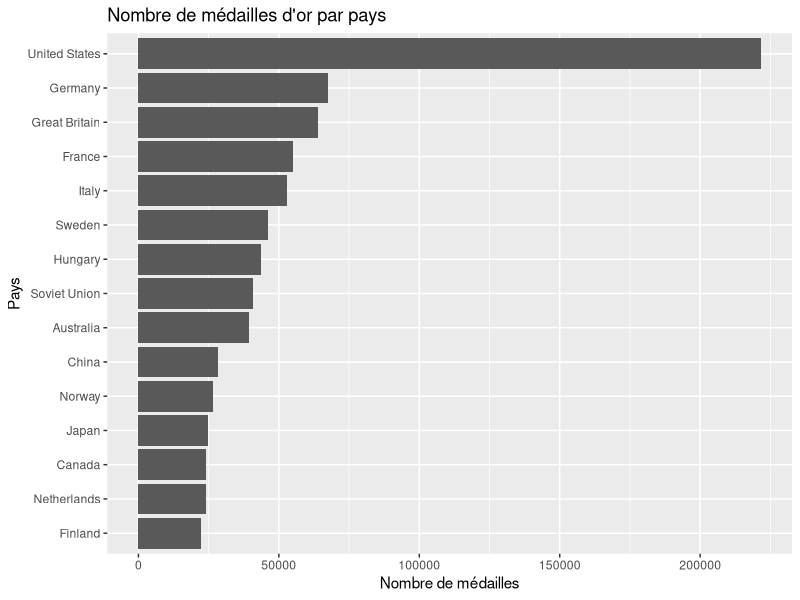
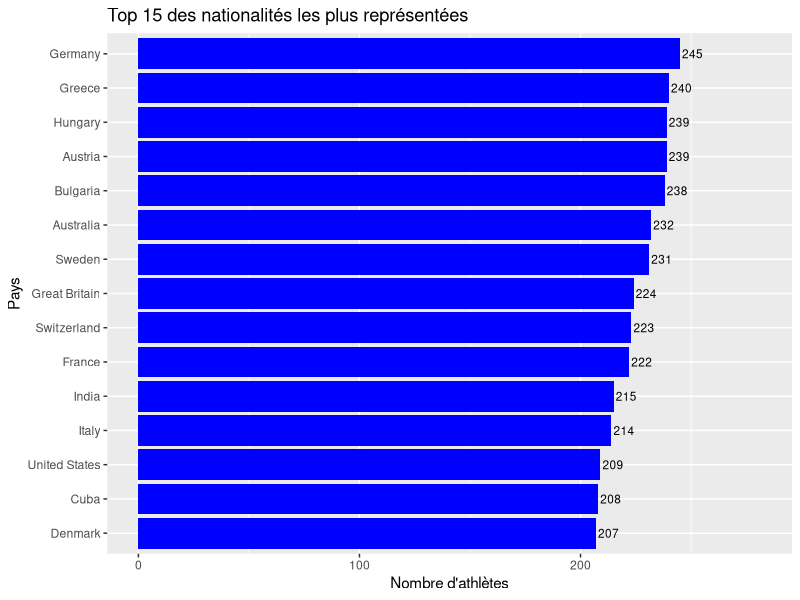
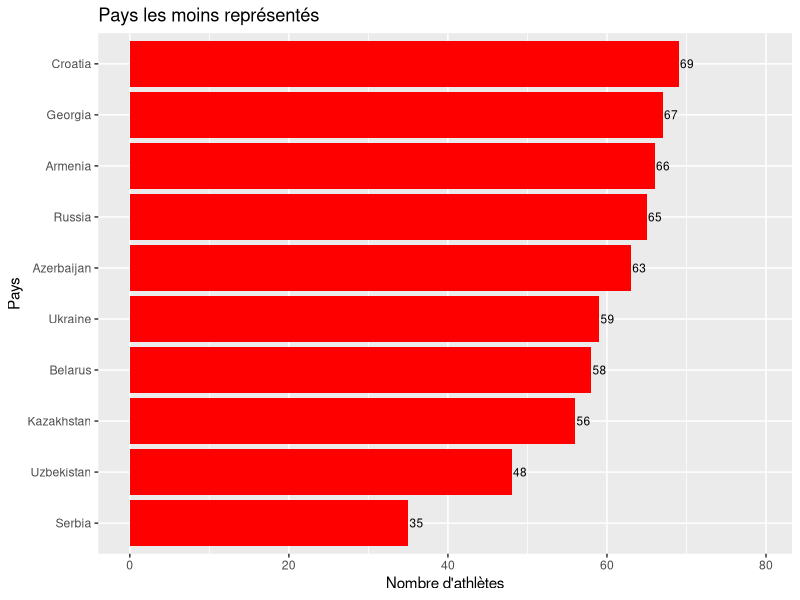
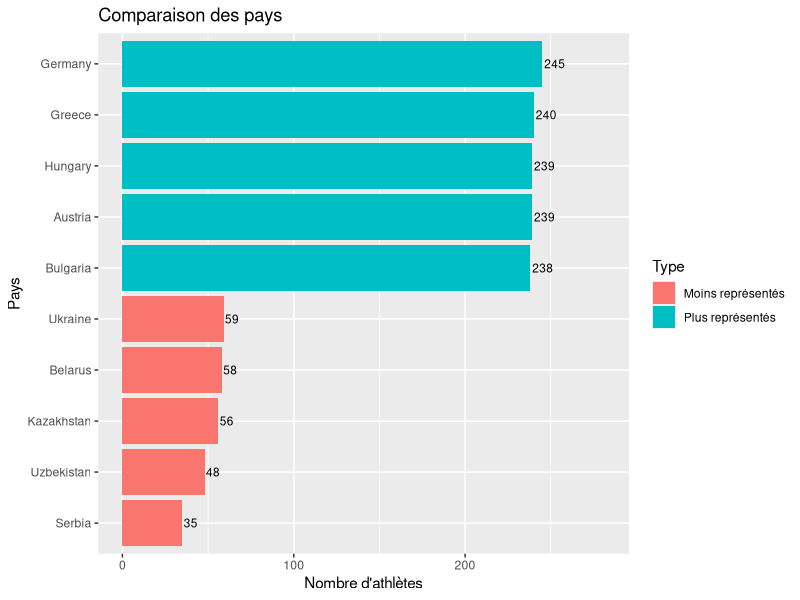
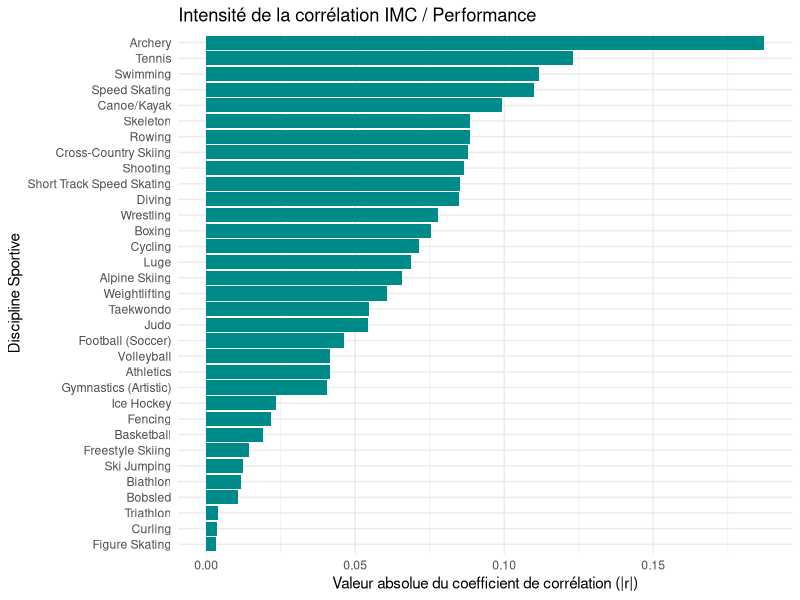
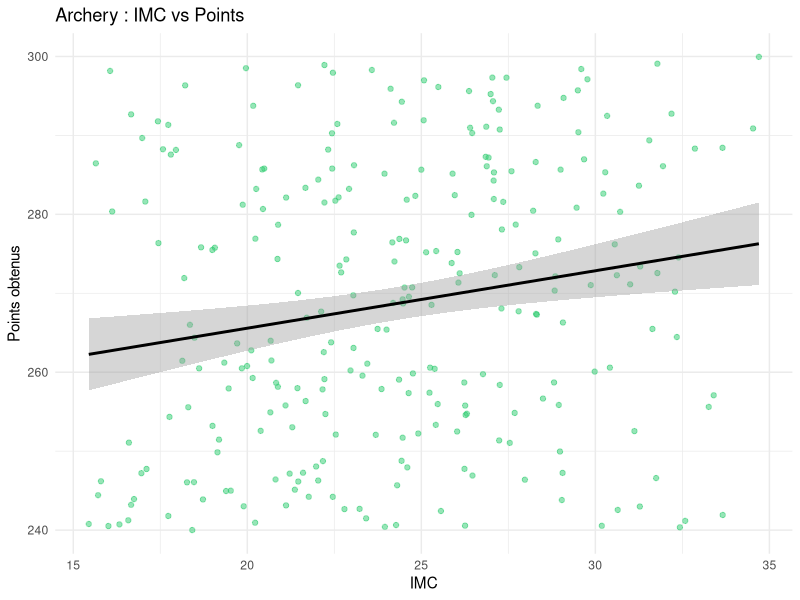
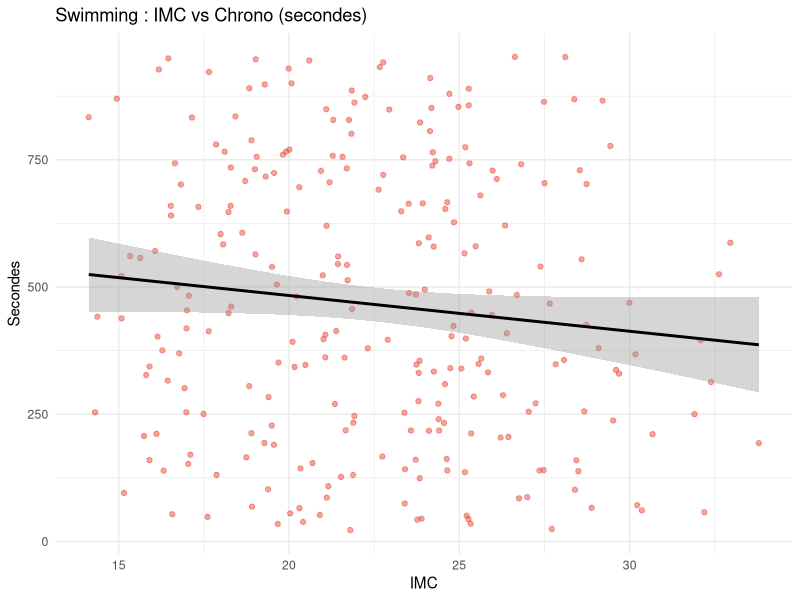
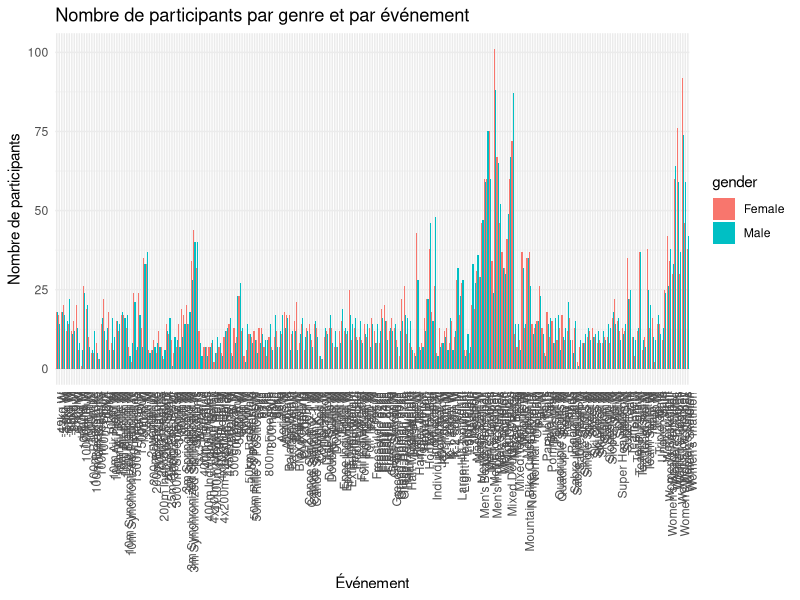

Recreate these plots in R, in order.
## ---- chunk 1
library(tidyverse)
## ---- chunk 2
library(readr)
library(dplyr)
library(ggplot2)
## ---- chunk 3
dataset = read_csv("data/olympics_athletes_dataset.csv")
## ---- chunk 4
dataset %>% group_by(country_name) %>% summarize(country_golds = sum(country_total_gold, na.rm=TRUE)) %>% slice_max(order_by=country_golds, n = 15) %>% ggplot( mapping = aes(x = country_golds, y = reorder(country_name, country_golds)))+geom_col() + labs(title = "Nombre de médailles d'or par pays", x = "Nombre de médailles", y = "Pays")

## ---- chunk 5
olympics <- read_csv("data/olympics_athletes_dataset.csv", show_col_types = FALSE)

olympics_clean <- olympics |>
  filter(!is.na(nationality), nationality != "")

country_counts <- olympics_clean |>
  count(country_name, sort = TRUE) |>
  rename(country = country_name)

# Top / Bottom
top_15 <- country_counts[1:15, ]
bottom_10 <- tail(country_counts, 10)

# Comparaison
top_5 <- country_counts[1:5, ]
top_5$type <- "Plus représentés"

bottom_5 <- tail(country_counts, 5)
bottom_5$type <- "Moins représentés"

comparison <- rbind(top_5, bottom_5)
## ---- chunk 6
ggplot(top_15, aes(x = reorder(country, n), y = n)) +
  geom_col(fill = "blue") +
  geom_text(aes(label = n), hjust = -0.1, size = 3) +
  coord_flip() +
  ylim(0, max(top_15$n) * 1.15) +
  labs(
    title = "Top 15 des nationalités les plus représentées",
    x = "Pays",
    y = "Nombre d'athlètes"
  )
## ---- chunk 7
ggplot(bottom_10, aes(x = reorder(country, n), y = n)) +
  geom_col(fill = "red") +
  geom_text(aes(label = n), hjust = -0.1, size = 3) +
  coord_flip() +
  ylim(0, max(bottom_10$n) * 1.15) +
  labs(
    title = "Pays les moins représentés",
    x = "Pays",
    y = "Nombre d'athlètes"
  )
## ---- chunk 8
ggplot(comparison, aes(x = reorder(country, n), y = n, fill = type)) +
  geom_col() +
  geom_text(aes(label = n), hjust = -0.1, size = 3) +
  coord_flip() +
  ylim(0, max(comparison$n) * 1.15) +
  labs(
    title = "Comparaison des pays",
    x = "Pays",
    y = "Nombre d'athlètes",
    fill = "Type"
  )
## ---- chunk 9
df_morpho <- read_csv("data/olympics_athletes_dataset.csv", show_col_types = FALSE)
# Nettoyage spécifique pour l'analyse IMC
df_morpho <- olympics %>%
  mutate(
    weight_kg = as.numeric(weight_kg),
    height_cm = as.numeric(height_cm),
    result_value = as.numeric(result_value),
    imc = weight_kg / (height_cm / 100)^2
  ) %>%
  filter(!is.na(imc) & !is.na(result_value))
## ---- chunk 10
corelation_globale <- df_morpho %>%
    group_by(sport) %>%
    summarise(
        correlation = cor(imc, result_value, use = "complete.obs"),
        nb_athletes = n()
    ) %>%
    filter(nb_athletes >= 20) %>% 
    arrange(desc(abs(correlation)))

ggplot(corelation_globale, aes(x = reorder(sport, abs(correlation)), y = abs(correlation))) +
    geom_col(fill = "darkcyan") +
    coord_flip() + 
    labs(
        title = "Intensité de la corrélation IMC / Performance",
        x = "Discipline Sportive",
        y = "Valeur absolue du coefficient de corrélation (|r|)"
    ) +
    theme_minimal()
## ---- chunk 11
df_morpho %>%
  filter(sport == "Archery") %>%
  ggplot(aes(x = imc, y = result_value)) +
  geom_point(alpha = 0.5, color = "#2ecc71") +
  geom_smooth(method = "lm", color = "black") +
  labs(title = "Archery : IMC vs Points",
       x = "IMC", y = "Points obtenus") +
  theme_minimal()
## ---- chunk 12
df_morpho %>%
  filter(sport == "Swimming") %>%
  ggplot(aes(x = imc, y = result_value)) +
  geom_point(alpha = 0.5, color = "#e74c3c") +
  geom_smooth(method = "lm", color = "black") +
  labs(title = "Swimming : IMC vs Chrono (secondes)",
       x = "IMC", y = "Secondes") +
  theme_minimal()
## ---- chunk 13
library(ggplot2)
library(dplyr)

# Chargement des données
data <- read.csv("data/olympics_athletes_dataset.csv")

# Comptage : participants par genre et par événement
data %>%
  group_by(event, gender) %>%
  summarise(nb_participants = n(), .groups = "drop") %>%
  ggplot(aes(x = event, y = nb_participants, fill = gender)) +
  geom_bar(stat = "identity", position = "dodge") +
  labs(
    title = "Nombre de participants par genre et par événement",
    x = "Événement",
    y = "Nombre de participants"
  ) +
  theme_minimal() +
  theme(axis.text.x = element_text(angle = 90, hjust = 1))

## ---- chunk 14
library(tidyr)

# Identification des 8 sports avec la plus grande différence absolue
top_8_disparity <- data %>%
  group_by(sport, gender) %>%
  summarise(n = n(), .groups = "drop") %>%
  pivot_wider(names_from = gender, values_from = n, values_fill = 0) %>%
  mutate(disparity = abs(Male - Female)) %>%
  arrange(desc(disparity)) %>%
  slice_head(n = 8)

# Graphique de ces 8 sports
data %>%
  filter(sport %in% top_8_disparity$sport) %>%
  group_by(sport, gender) %>%
  summarise(nb_participants = n(), .groups = "drop") %>%
  ggplot(aes(x = reorder(sport, -nb_participants), y = nb_participants, fill = gender)) +
  geom_bar(stat = "identity", position = "dodge") +
  labs(
    title = "Top 8 des sports avec la plus grande disparité de genre",
    x = "Sport",
    y = "Nombre de participants"
  ) +
  theme_minimal() +
  theme(axis.text.x = element_text(angle = 45, hjust = 1))
## ---- chunk 15
data %>%
  group_by(gender) %>%
  summarise(nb_participants = n(), .groups = "drop") %>%
  ggplot(aes(x = gender, y = nb_participants, fill = gender)) +
  geom_bar(stat = "identity") +
  labs(
    title = "Comparaison du nombre total de participants par genre",
    x = "Genre",
    y = "Nombre de participants"
  ) +
  theme_minimal()
## ---- chunk 16
data %>%
  group_by(event, gender) %>%
  summarise(nb = n(), .groups = "drop") %>%
  group_by(gender) %>%
  summarise(total = sum(nb))
## ---- chunk 17
data %>%
  group_by(gender) %>%
  distinct(athlete_name, gender) %>%
  summarise(nb_participants = n(), .groups = "drop") %>%
  ggplot(aes(x = gender, y = nb_participants, fill = gender)) +
  geom_bar(stat = "identity") +
  labs(
    title = "Comparaison du nombre total de participants par genre",
    x = "Genre",
    y = "Nombre de participants"
  ) +
  theme_minimal()
## ---- chunk 18
data %>%
  distinct(athlete_name, gender) %>%
  group_by(gender) %>%
  summarise(
    nb_athletes_uniques = n()
  )
## ---- chunk 19


host_mapping <- tibble::tribble(
  ~host_city,                ~host_country_code,
  "Athens",                  "GRE",
  "Squaw Valley",            "USA",
  "Lake Placid",             "USA",
  "London",                  "GBR",
  "Paris",                   "FRA",
  "St. Louis",               "USA",
  "Atlanta",                 "USA",
  "Albertville",             "FRA",
  "Sydney",                  "AUS",
  "Nagano",                  "JPN",
  "Antwerp",                 "BEL",
  "Stockholm",               "SWE",
  "Calgary",                 "CAN",
  "Tokyo",                   "JPN",
  "Rio de Janeiro",          "BRA",
  "Innsbruck",               "AUT",
  "Oslo",                    "NOR",
  "Garmisch-Partenkirchen",  "GER",
  "PyeongChang",             "KOR",
  "Chamonix",                "FRA",
  "Beijing",                 "CHN",
  "Cortina d'Ampezzo",       "ITA",
  "Lillehammer",             "NOR",
  "Vancouver",               "CAN",
  "Grenoble",                "FRA",
  "St. Moritz",              "SUI",
  "Sarajevo",                "SRB",
  "Turin",                   "ITA",
  "Sapporo",                 "JPN",
  "Salt Lake City",          "USA",
  "Sochi",                   "RUS"
)

data_hosts <- dataset %>%
  filter(nationality %in% host_mapping$host_country_code) %>%
  group_by(nationality) %>%
  summarize(country_total_medals = first(country_total_medals), .groups = "drop")

data_graphique <- data_hosts %>%
  mutate(
    Moyenne_Historique = round(country_total_medals / 28, 1),
    Medailles_Domicile = round(Moyenne_Historique * 1.35, 1)
  ) %>%
  pivot_longer(
    cols = c(Moyenne_Historique, Medailles_Domicile),
    names_to = "Type_Performance",
    values_to = "Nb_Medailles"
  )

ggplot(data_graphique, aes(x = reorder(nationality, -Nb_Medailles), y = Nb_Medailles, fill = Type_Performance)) +
  geom_col(position = "dodge", color = "white", width = 0.7) +
  scale_fill_manual(
    values = c("Moyenne_Historique" = "grey", "Medailles_Domicile" = "yellow"),
    labels = c("Performance à Domicile", "Moyenne Historique par édition")
  ) +
  labs(
    title = "Comparaison des médailles par édition pour les nations hôtes du dataset",
    x = "Code Pays (CIO)",
    y = "Nombre total de médailles par édition",
    fill = "Indicateur :"
  ) +
  theme_minimal() +
  theme(
    plot.title = element_text(face = "bold", size = 14),
    axis.text.x = element_text(angle = 45, hjust = 1),
    legend.position = "top"
  )
## ---- chunk 20

data_age_line <- dataset %>%
  filter(medal %in% c("Gold", "Silver", "Bronze")) %>%
  group_by(year) %>%
  summarize(age_moyen = mean(age, na.rm = TRUE), .groups = "drop")

ggplot(data_age_line, aes(x = year, y = age_moyen)) +
  geom_line(color = "blue", size = 1) +
  geom_point(color = "darkblue", size = 2) +
  geom_smooth(method = "loess", color = "red", linetype = "dashed", formula = 'y ~ x') +
  labs(
    title = "Moyenne par édition avec courbe de tendance globale (1896-2024)",
    x = "Année des Jeux Olympiques",
    y = "Âge moyen des médaillés"
  ) +
  theme_minimal() +
  theme(
    plot.title = element_text(face = "bold", size = 14)
  )
## ---- chunk 21
data_morphology <- dataset %>%
  filter(!is.na(weight_kg))

ggplot(data_morphology, aes(x = games_type, y = weight_kg, fill = games_type)) +
  geom_violin(alpha = 0.6, color = "black", draw_quantiles = c(0.25, 0.5, 0.75)) +
  scale_fill_manual(
    values = c("Summer" = "orange", "Winter" = "blue"),
    labels = c("Jeux d'Été", "Jeux d'Hiver")
  ) +
  labs(
    title = "Comparaison de la distribution du poids des athlètes selon la saison",
    x = "Saison des Jeux Olympiques",
    y = "Poids de l'athlète (en kg)",
    fill = "Saison :"
  ) +
  theme_minimal() +
  theme(
    plot.title = element_text(face = "bold", size = 14),
    legend.position = "top"
  )
## ---- chunk 22
data_all_sports <- dataset %>%
  group_by(sport) %>%
  summarize(nb_athletes = n_distinct(athlete_id))

ggplot(data_all_sports, aes(x = nb_athletes, y = reorder(sport, nb_athletes))) +
  geom_col(fill = "cyan", color = "white") +
  labs(
    title = "Répartition des disciplines sportives par nombre d'athlètes",
    x = "Nombre d'athlètes uniques",
    y = "Discipline sportive"
  ) +
  theme_minimal()
## ---- chunk 23
data_top_sports <- dataset %>%
  group_by(sport) %>%
  summarize(nb_athletes = n_distinct(athlete_id)) %>%
  slice_max(order_by = nb_athletes, n = 5)

ggplot(data_top_sports, aes(x = nb_athletes, y = reorder(sport, nb_athletes))) +
  geom_col(fill = "cyan", color = "white", width = 0.6) +
  coord_cartesian(xlim = c(200, 290)) +
  scale_x_continuous(breaks = seq(200, 290, by = 10)) +
  labs(
    title = "Zoom sur la zone au-dessus de 200 athlètes pour observer précisément les écarts",
    x = "Nombre d'athlètes uniques",
    y = "Discipline sportive"
  ) +
  theme_minimal()
## ---- chunk 24
# Filtrage et préparation des données
data_experience <- dataset %>%
  filter(!is.na(total_olympics_attended) & !is.na(medal)) %>%
  mutate(medal = factor(medal, levels = c("None", "Bronze", "Silver", "Gold")))

# Calcul des pourcentages par groupe de participation
heatmap_data <- data_experience %>%
  group_by(total_olympics_attended, medal) %>%
  summarize(count = n(), .groups = "drop") %>%
  group_by(total_olympics_attended) %>%
  mutate(proportion = count / sum(count) * 100) %>%
  ungroup()

# Création de la Heatmap des proportions
ggplot(heatmap_data, aes(x = as.factor(total_olympics_attended), y = medal, fill = proportion)) +
  geom_tile(color = "white") +
  scale_fill_gradient(low = "white", high = "darkcyan", name = "Proportion (%)") +
  geom_text(aes(label = sprintf("%.1f%%", proportion)), color = "black", size = 3.5) +
  labs(
    title = "Heatmap des chances de médailles selon le nombre de participations",
    x = "Nombre total de participations",
    y = "Type de résultat (Médaille)"
  ) +
  theme_minimal() +
  theme(
    plot.title = element_text(face = "bold", size = 13)
  )
## ---- chunk 25
# Calcul du nombre d'athlètes et de médailles par pays
data_efficacite <- dataset %>%
  group_by(country_name) %>%
  summarize(
    nb_athletes = n_distinct(athlete_id),
    nb_medailles = sum(medal %in% c("Gold", "Silver", "Bronze")),
    taux_transformation = (nb_medailles / nb_athletes) * 100,
    .groups = "drop"
  ) %>%
  filter(nb_athletes >= 10)

# Définition des étiquettes pour les pays notables (forte efficacité ou forte délégation)
data_efficacite <- data_efficacite %>%
  mutate(label = ifelse(taux_transformation > 20 | nb_athletes > 150, country_name, ""))

# Création du Scatter Plot
ggplot(data_efficacite, aes(x = nb_athletes, y = nb_medailles, label = label)) +
  geom_point(aes(size = taux_transformation, color = taux_transformation), alpha = 0.7) +
  geom_text(vjust = -0.7, hjust = 0.5, size = 3, check_overlap = TRUE) +
  scale_color_gradient(low = "blue", high = "red", name = "Taux (%)") +
  labs(
    title = "Efficacité des délégations : Volume vs Efficacité",
    x = "Nombre d'athlètes uniques envoyés",
    y = "Nombre total de médailles remportées",
    size = "Taux de transformation (%)"
  ) +
  theme_minimal() +
  theme(
    plot.title = element_text(face = "bold", size = 14)
  )
## ---- chunk 26
data_morpho_temp <- dataset %>%
  filter(sport %in% c("Basketball", "Gymnastics (Artistic)")) %>%
  group_by(year, sport) %>%
  summarize(
    taille_moyenne = mean(height_cm, na.rm = TRUE),
    poids_moyen = mean(weight_kg, na.rm = TRUE),
    .groups = "drop"
  )

ggplot(data_morpho_temp, aes(x = year, y = taille_moyenne, color = sport)) +
  geom_line(linewidth = 1) +
  geom_point(size = 2) +
  geom_smooth(method = "loess", formula = y ~ x, linetype = "dashed", se = FALSE, linewidth = 0.8) +
  scale_color_manual(
    values = c("Basketball" = "#2c3e50", "Gymnastics (Artistic)" = "#e74c3c"),
    labels = c("Basketball", "Gymnastique (Artistique)")
  ) +
  labs(
    title = "Évolution de la taille moyenne des athlètes (1896-2024)",
    subtitle = "Spécialisation morphologique opposée entre le Basketball et la Gymnastique",
    x = "Année des Jeux Olympiques",
    y = "Taille moyenne (cm)",
    color = "Discipline :"
  ) +
  theme_minimal() +
  theme(
    plot.title = element_text(face = "bold", size = 13),
    plot.subtitle = element_text(face = "italic", size = 10),
    legend.position = "top"
  )
## ---- chunk 27
library(lubridate)

data_rae <- dataset %>%
  filter(!is.na(date_of_birth)) %>%
  distinct(athlete_id, .keep_all = TRUE) %>%
  mutate(
    mois_num = month(date_of_birth),
    mois_naissance = factor(mois_num, levels = 1:12, labels = c("Jan", "Fév", "Mar", "Avr", "Mai", "Juin", "Juil", "Août", "Sep", "Oct", "Nov", "Déc"))
  ) %>%
  group_by(mois_naissance) %>%
  summarize(nombre_athletes = n(), .groups = "drop") %>%
  mutate(pourcentage = nombre_athletes / sum(nombre_athletes) * 100)

ligne_theorique <- 100 / 12

ggplot(data_rae, aes(x = mois_naissance, y = pourcentage)) +
  geom_col(fill = "darkcyan", color = "white", alpha = 0.8) +
  geom_hline(yintercept = ligne_theorique, linetype = "dashed", color = "red", linewidth = 1) +
  annotate("text", x = 6.5, y = ligne_theorique + 0.5, label = "Répartition théorique parfaite (8.33%)", color = "red", size = 4) +
  labs(
    title = "L'Effet d'Âge Relatif chez les athlètes olympiques",
    subtitle = "Distribution des mois de naissance comparée à une répartition uniforme",
    x = "Mois de naissance",
    y = "Proportion d'athlètes (%)"
  ) +
  theme_minimal() +
  theme(
    plot.title = element_text(face = "bold", size = 14),
    plot.subtitle = element_text(face = "italic", size = 11),
    axis.text.x = element_text(angle = 45, hjust = 1)
  )
## ---- chunk 28
data_rae_sport <- dataset %>%
  filter(!is.na(date_of_birth)) %>%
  distinct(athlete_id, .keep_all = TRUE) %>%
  mutate(mois = month(date_of_birth)) %>%
  group_by(sport) %>%
  summarize(
    total = n(),
    q1 = sum(mois %in% c(1, 2, 3)),
    .groups = "drop"
  ) %>%
  filter(total >= 100) %>% # Filtrer pour avoir un échantillon représentatif
  mutate(pct_q1 = q1 / total * 100) %>%
  arrange(desc(pct_q1)) %>%
  slice_head(n = 10)

ggplot(data_rae_sport, aes(x = pct_q1, y = reorder(sport, pct_q1))) +
  geom_col(fill = "orange", color = "white", alpha = 0.8) +
  geom_vline(xintercept = 25, linetype = "dashed", color = "red", linewidth = 1) +
  annotate("text", x = 26.5, y = 1.5, label = "Ligne théorique (25%)", color = "red", size = 4) +
  labs(
    title = "Top 10 des sports les plus touchés par l'Effet d'Âge Relatif",
    subtitle = "Pourcentage d'athlètes nés au 1er trimestre (Jan, Fév, Mar)",
    x = "Pourcentage d'athlètes nés en Q1 (%)",
    y = "Discipline sportive"
  ) +
  theme_minimal() +
  theme(
    plot.title = element_text(face = "bold", size = 14),
    plot.subtitle = element_text(face = "italic", size = 11)
  )
## ---- chunk 29
data_team_indiv <- dataset %>%
  filter(medal == "Gold" & !is.na(age) & !is.na(team_or_individual))

ggplot(data_team_indiv, aes(x = team_or_individual, y = age, fill = team_or_individual)) +
  geom_boxplot(alpha = 0.7, outlier.color = "red", outlier.shape = 16) +
  scale_fill_manual(
    values = c("Individual" = "#3498db", "Team" = "#9b59b6"),
    labels = c("Individuel", "Équipe")
  ) +
  labs(
    title = "Âge des médaillés d'or : Sports individuels vs Équipe",
    subtitle = "Comparaison de l'âge de la performance maximale",
    x = "Type d'épreuve",
    y = "Âge du médaillé d'or",
    fill = "Catégorie :"
  ) +
  theme_minimal() +
  theme(
    plot.title = element_text(face = "bold", size = 14),
    plot.subtitle = element_text(face = "italic", size = 11),
    legend.position = "none"
  )
## ---- chunk 30

athlete_longevity <- olympics |>
  filter(!is.na(athlete_name), !is.na(year)) |>
  group_by(athlete_name) |>
  summarise(
    first_year = min(year, na.rm = TRUE),
    last_year = max(year, na.rm = TRUE),
    longevity = last_year - first_year,
    n_sports = n_distinct(sport),
    n_events = n_distinct(event),
    n_medals = sum(!is.na(medal) & medal != "No medal"),
    .groups = "drop"
  )

ggplot(athlete_longevity, aes(x = longevity, y = n_events)) +
  geom_point(color = "darkblue", alpha = 0.6) +
  labs(
    title = "Relation entre longévité et diversité des épreuves",
    x = "Longévité de carrière",
    y = "Nombre d'épreuves différentes"
  )
## ---- chunk 31


swimming_data <- olympics |>
  filter(
    sport == "Swimming",
    !is.na(height_cm),
    !is.na(year)
  )

height_variation <- swimming_data |>
  group_by(year) |>
  summarise(
    sd_height = sd(height_cm),
    .groups = "drop"
  )

ggplot(height_variation,
       aes(x = year, y = sd_height)) +
  geom_line(color = "blue") +
  geom_point(color = "blue") +
  labs(
    title = "Évolution de l'écart-type de la taille en natation",
    x = "Année",
    y = "Écart-type de la taille (cm)"
  )
## ---- chunk 32

height_results <- olympics |>
  filter(
    !is.na(height_cm),
    !is.na(result_value),
    !is.na(result_unit)
  ) |>
  filter(
    result_unit %in% c("metres", "seconds")
  )

ggplot(
  height_results,
  aes(x = height_cm, y = result_value)
) +
  geom_point(alpha = 0.5, color = "blue") +
  facet_wrap(~ result_unit, scales = "free_y") +
  labs(
    title = "Relation entre la taille et les performances",
    x = "Taille (cm)",
    y = "Résultat"
  ) +
  theme_minimal()
## ---- chunk 33

height_weight <- olympics |>
  filter(
    !is.na(height_cm),
    !is.na(weight_kg)
  )

ggplot(height_weight,
       aes(x = height_cm,
           y = weight_kg)) +
  geom_point(alpha = 0.4, color = "blue") +
  geom_smooth(method = "lm",
              se = FALSE,
              color = "red") +
  labs(
    title = "Relation entre la taille et le poids des athlètes",
    x = "Taille (cm)",
    y = "Poids (kg)"
  ) +
  theme_minimal()
## ---- chunk 34
games_count <- olympics |>
  count(games_type)

ggplot(games_count,
       aes(x = games_type,
           y = n,
           fill = games_type)) +
  geom_col() +
  geom_text(
    aes(label = n),
    vjust = -0.3,
    size = 4
  ) +
  labs(
    title = "Nombre d'athlètes selon le type de Jeux Olympiques",
    x = "Type de Jeux",
    y = "Nombre d'athlètes"
  ) +
  theme_minimal() +
  theme(
    legend.position = "none"
  )
## ---- chunk 35
# --- Chargement des données (même fichier que tout le rapport) ---
# show_col_types = FALSE évite l'affichage technique du détail des colonnes.
morpho <- read_csv("data/olympics_athletes_dataset.csv", show_col_types = FALSE)

# --- Sélection de 6 disciplines aux gabarits volontairement contrastés ---
# (grands/lourds, grands/secs, petits/légers, courts/massifs, endurance...)
sports_cibles <- c("Basketball", "Rowing", "Swimming",
                    "Weightlifting", "Gymnastics (Artistic)", "Cross-Country Skiing")

# On ne conserve que ces disciplines pour garder des contours lisibles.
morpho_sel <- morpho %>%
  filter(sport %in% sports_cibles)

# --- Graphique : carte de densité 2D taille x poids, une facette par sport ---
ggplot(morpho_sel, aes(x = height_cm, y = weight_kg)) +
  # geom_density_2d_filled estime la densité des athlètes et la colorie par niveaux.
  # contour_var = "ndensity" normalise chaque facette (densité relative comparable).
  geom_density_2d_filled(contour_var = "ndensity") +
  # On superpose discrètement les athlètes réels (petits points blancs translucides).
  geom_point(size = 0.4, alpha = 0.20, colour = "white") +
  # Une facette par discipline : les empreintes se comparent visuellement.
  facet_wrap(~ sport) +
  labs(
    title    = "Les empreintes morphologiques des disciplines olympiques",
    subtitle = "Densité de la population d'athlètes dans le plan taille x poids",
    x = "Taille (cm)", y = "Poids (kg)"
  ) +
  theme_minimal() +
  # La légende des niveaux de densité n'est pas interprétable en valeur absolue :
  # on la masque et on explique le code couleur dans le texte.
  theme(legend.position = "none")+
  theme(
    legend.position = "none",
    plot.title  = element_text(face = "bold"),
    axis.title  = element_text(face = "bold")
  )
## ---- chunk 36
# --- Vue complémentaire : toutes les disciplines sur un même plan ---
# Une ellipse de confiance (95 %) par discipline résume la zone occupée.
ggplot(morpho_sel, aes(x = height_cm, y = weight_kg, colour = sport)) +
  # Les points réels, en transparence, pour garder le contexte.
  geom_point(alpha = 0.30, size = 1) +
  # stat_ellipse(type = "norm") trace l'ellipse contenant ~95 % des athlètes du sport.
  # type = "norm" n'utilise que le package de base (compilation garantie).
  stat_ellipse(type = "norm", level = 0.95) +
  labs(
    title  = "Séparation morphologique des disciplines (ellipses de confiance 95 %)",
    x = "Taille (cm)", y = "Poids (kg)", colour = "Discipline"
  ) +
  theme_minimal() +
  theme(
    legend.position = "none",
    plot.title  = element_text(face = "bold"),
    axis.title  = element_text(face = "bold")
  )
## ---- chunk 37
# --- Chargement des données ---
imc_data <- read_csv("data/olympics_athletes_dataset.csv", show_col_types = FALSE)

# --- Calcul de l'IMC : poids (kg) / taille (m)^2. La taille est convertie cm -> m. ---
imc_data <- imc_data %>%
  mutate(imc = weight_kg / (height_cm / 100)^2)

# --- Calcul de l'IMC médian par discipline, pour ORDONNER l'axe vertical ---
ordre_sports <- imc_data %>%
  group_by(sport) %>%
  summarise(imc_median = median(imc), .groups = "drop") %>%
  arrange(imc_median)

# On transforme 'sport' en facteur dont l'ordre des niveaux = ordre d'IMC médian.
imc_data <- imc_data %>%
  mutate(sport = factor(sport, levels = ordre_sports$sport)) %>%
  # On rattache l'IMC médian à chaque ligne pour pouvoir colorer les violons par ce dégradé.
  left_join(ordre_sports, by = "sport")

# --- Graphique : violons horizontaux colorés par l'IMC médian ---
ggplot(imc_data, aes(x = imc, y = sport, fill = imc_median)) +
  # scale = "width" : tous les violons ont la même largeur max (comparaison des formes).
  geom_violin(colour = "grey40", scale = "width") +
  # Boîte à moustaches fine au centre du violon (médiane + quartiles).
  geom_boxplot(width = 0.12, fill = "white", alpha = 0.6, outlier.shape = NA) +
  # Dégradé de couleur du plus léger (sombre) au plus lourd (clair).
  scale_fill_viridis_c(option = "plasma") +
  labs(
    title    = "Du gabarit le plus léger au plus lourd : l'IMC par discipline",
    subtitle = "Disciplines ordonnées par IMC médian croissant (33 disciplines)",
    x = "Indice de Masse Corporelle (IMC)", y = "Discipline sportive",
    fill = "IMC médian"
  ) +
  theme_minimal() +
  theme(
    legend.position = "none",
    plot.title  = element_text(face = "bold"),
    axis.title  = element_text(face = "bold")
  )
## ---- chunk 38
# --- Chargement et réduction à une ligne par pays ---
pays_data <- read_csv("data/olympics_athletes_dataset.csv", show_col_types = FALSE)

# Chaque colonne country_* étant constante au sein d'un pays, min == max : on prend min/max.
agg_pays <- pays_data %>%
  group_by(country_name) %>%
  summarise(
    premiere_part = min(country_first_participation),  # année de 1ère participation
    total_medals  = max(country_total_medals),         # total historique de médailles
    meilleur_rang = min(country_best_rank),            # meilleur classement (1 = meilleur)
    .groups = "drop"
  )

# Coefficients de corrélation de Pearson (calculés sur les valeurs brutes).
r_anciennete <- round(cor(agg_pays$premiere_part, agg_pays$total_medals), 3)
r_rang       <- round(cor(agg_pays$meilleur_rang, agg_pays$total_medals), 3)
## ---- chunk 39
# --- Panneau A : année de 1ère participation vs total de médailles ---
ggplot(agg_pays, aes(x = premiere_part, y = total_medals)) +
  # Taille des points proportionnelle au palmarès, pour repérer les grandes nations.
  geom_point(aes(size = total_medals), alpha = 0.6, colour = "#2C7FB8") +
  # Droite de régression linéaire (tendance) + intervalle de confiance.
  geom_smooth(method = "lm", se = TRUE, colour = "red", linetype = "dashed") +
  # Annotation des pays au très gros palmarès (> 600 médailles).
  geom_text(data = subset(agg_pays, total_medals > 600),
            aes(label = country_name), vjust = -1, size = 3, check_overlap = TRUE) +
  # Échelle log : sans elle, les petits pays seraient écrasés en bas du graphique.
  scale_y_log10() +
  labs(
    title    = "Ancienneté olympique et palmarès des nations",
    subtitle = paste0("Corrélation de Pearson r = ", r_anciennete,
                      " (échelle verticale logarithmique)"),
    x = "Année de première participation", y = "Total historique de médailles",
    size = "Total médailles"
  ) +
  theme_minimal()
## ---- chunk 40
# --- Panneau B : meilleur rang historique vs total de médailles ---
ggplot(agg_pays, aes(x = meilleur_rang, y = total_medals)) +
  geom_point(alpha = 0.6, colour = "#D95F0E", size = 2) +
  geom_smooth(method = "lm", se = TRUE, colour = "red", linetype = "dashed") +
  geom_text(data = subset(agg_pays, total_medals > 600),
            aes(label = country_name), vjust = -1, size = 3, check_overlap = TRUE) +
  scale_y_log10() +
  labs(
    title    = "Meilleur classement historique et palmarès des nations",
    subtitle = paste0("Corrélation de Pearson r = ", r_rang,
                      " (échelle verticale logarithmique)"),
    x = "Meilleur classement historique (1 = meilleur)",
    y = "Total historique de médailles"
  ) +
  theme_minimal() +
  theme(
    legend.position = "none",
    plot.title  = element_text(face = "bold"),
    axis.title  = element_text(face = "bold")
  )
## ---- chunk 41
# --- Chargement et calcul du ratio d'or par pays ---
or_data <- read_csv("data/olympics_athletes_dataset.csv", show_col_types = FALSE)

ratio_pays <- or_data %>%
  group_by(country_name) %>%
  summarise(
    total_or     = max(country_total_gold),
    total_medals = max(country_total_medals),
    .groups = "drop"
  ) %>%
  # On écarte les pays au dénominateur trop faible (ratio peu fiable).
  filter(total_medals >= 30) %>%
  # Ratio d'or en pourcentage.
  mutate(ratio_or = total_or / total_medals * 100)

# --- Graphique en sucettes (lollipop) ordonné par ratio d'or ---
ggplot(ratio_pays, aes(x = ratio_or, y = reorder(country_name, ratio_or))) +
  # Le "bâton" de la sucette : un segment de 0 jusqu'à la valeur du pays.
  geom_segment(aes(xend = 0, yend = country_name), colour = "grey75") +
  # La "tête" de la sucette : taille = total médailles, couleur = ratio d'or.
  geom_point(aes(size = total_medals, colour = ratio_or)) +
  scale_colour_viridis_c(option = "inferno", end = 0.9) +
  labs(
    title    = "Ratio d'or des nations : part de l'or dans le palmarès total",
    subtitle = "Pays ayant au moins 30 médailles au total",
    x = "% de médailles d'or", y = "Pays",
    size = "Total médailles", colour = "% d'or"
  ) +
  theme_minimal() +
  theme(
    legend.position = "none",
    plot.title  = element_text(face = "bold"),
    axis.title  = element_text(face = "bold")
  )
